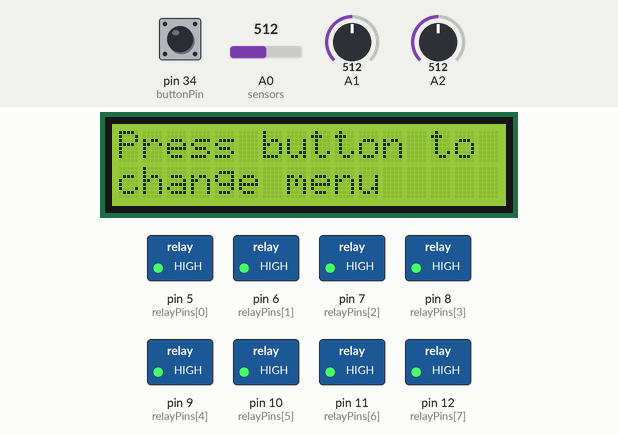
The sketch below on a simulated Arduino Mega 2560, built with avr-gcc and run on an emulated ATmega2560. On the bench: 16×2 character LCD, switched loads named in the sketch (green lamp = pin HIGH). Inputs (shaded band) come from the test bench; at power-on: A0 (sensors) = 512, pin 34 (buttonPin) HIGH, A1 = 512, A2 = 512. The modem accepts every AT command (registered, SIM ready, sends succeed) and sends nothing else; what the sketch prints to the serial monitor is not drawn.

Above: at 1.1 s.
At 31.3 s:
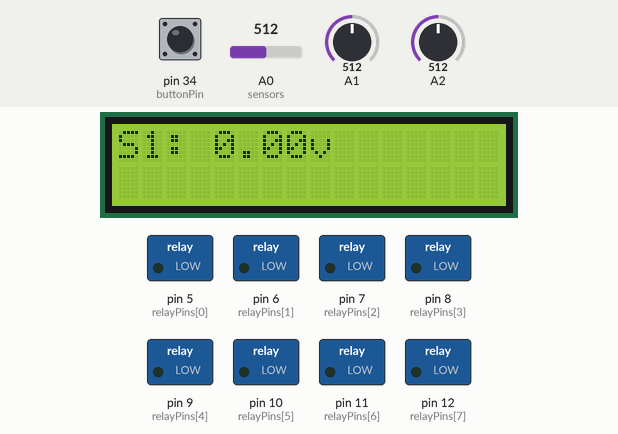
31.4 s: A0 (sensors) set to 685
At 48.1 s:
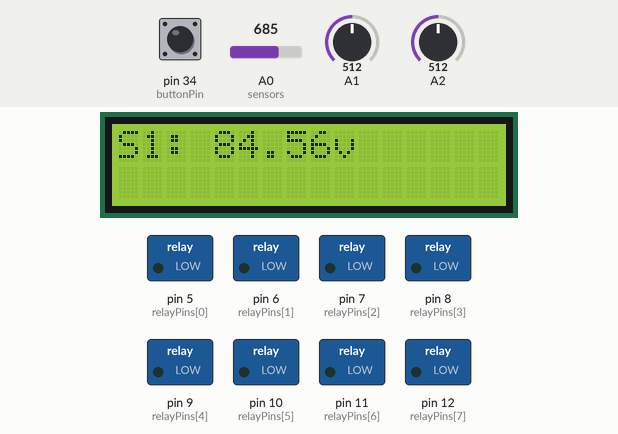
48.4 s: A0 (sensors) set to 704
At 65.4 s:
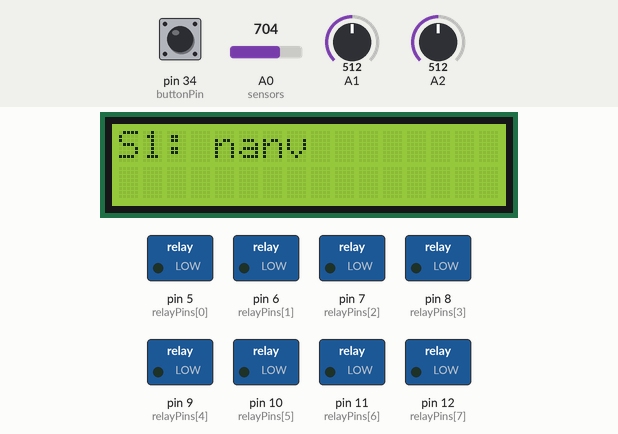
Timing chart, 0 to 66.9 s (numbered marks = the images above; inputs shaded):
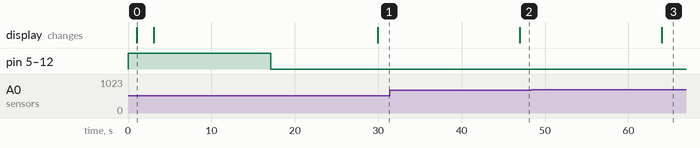

Measured:
- the behaviour switches between 693 and 694 on A0 (sensors) (found by bisection; images 2 and 3)
- after the input at 31.4 s, the display: changes after 15.6 s (image 2)
- after the input at 48.4 s, the display: changes after 15.6 s (image 3)
- what the display in image 0 shows lasts 2.0 s, from 1.1 s to 3.1 s

The sketch:

arduino-code-and-circuit.ino
```cpp
/*----------------------------------------------------------------*/
// NOTES
// will need to modify to eventually accept on
// and off signal from mobile app
//
/*------------------------------------------*/
// CIRCUIT
/*------LCD Display--------*/
// - LCD D4 to digital pin 26
// - LCD D5 to digital pin 28
// - LCD D6 to digital pin 30
// - LCD D7 to digital pin 32
// - LCD A to 5v input (with a 220ohm resistor)
// - LCD K to ground
// - LCD E to digital pin 24
// - LCD RW to ground
// - LCD RS to digital pin 22
// - LCD VO to output of potentiometer (this will control the brightness of the display) with VDD and VSS to input
// - LCD VDD to 5v input
// - LCD VSS to ground
// - button connected to pin 34 and ground (w/ INPUT_PULLUP on the pin)
//
/*--------------Relays-------------*/
// just connect the big strip to GND, VCC, and output pins 5-12
//
/*-------ESP8266 WiFi Module-------*/
//Arduino Mega + ESP8266-01 using HTTP GET/POST requests to a node.js server
//
// - ESP8266 3.3V to Arduino 3.3V (with 100uF capacitor)
// - ESP8266 EN to 3.3V via 10k resistor
// - ESP8266 RST to 3.3V via 10k resistor
// - ESP8266 TX to Arduino 15 (RX3)
// - ESP8266 RX to voltage divider: Arduino 14 (TX3) -> 1k -> ESP8266 RX, and 2.2k from ESP8266 RX to GND
// - ESP8266 GND to Arduino GND
// - GPIO0 and GPIO2: leave floating (internal pull-up)
//
// notes
//   - esp8266 can't directly connect and communicate to firebase,
//     so set up inbetween server w/ node.js (run locally now eventually run server via cloud)
//
/*------AC voltage sensor module ZMPT101B-------*/
// - sensor GND to GND
// - sensor VCC to 5V
// - sensor OUT to Analog in pins (A0-A2)

/*---------------------------------------------------------------*/

  #include <LiquidCrystal.h>
  #include <Wire.h>
  #define ESP8266 Serial3

// modify this portion before running code (for wifi connection)

  String SSID = ""; // wifi ssid
  String PASS = ""; // wifi password
  String HOST = "";  // your PC IP if the server to ran locally

  bool wifiConnected = false;

  LiquidCrystal lcd_1(22, 24, 26, 28, 30, 32); // the pins the LCD is connected to

  int seconds = 0; // button/menu setup for LCD display to switch through different sensor readings, 3 in total
  int buttonPin = 34;
  int buttonState;
  int lastbuttonState = HIGH;
  int menu_num = 0;
  int lastMenu_num = -1;

  unsigned long lastDebounceTime= 0;
  const long debounceDelay = 50;

  String message = "";
  char c_data;

  int relayPins[8] = {5,6,7,8,9,10,11,12};

void setup() {
  /*-------------------------------RELAY SETUP-----------------------------------*/

  Serial.begin(115200); // output pin setup for relay control, connect relay to these pins

  for (int i = 0; i < 8; i++) {
    pinMode(relayPins[i], OUTPUT);
    digitalWrite(relayPins[i], HIGH); // default ON for all
  }
  /*-------------------------------LCD SETUP-----------------------------------*/

  lcd_1.begin(16, 2); // sets up the amount of columns and rows on the display
  pinMode(buttonPin, INPUT_PULLUP);

  lcd_1.print("LCD ready");
  delay(1000); // display "LCD ready" for 1 sec
  lcd_1.clear();

  lcd_1.print("Press button to");
  lcd_1.setCursor(0, 1);
  lcd_1.print("change menu");
  delay(2000);
  lcd_1.clear();

  /*----------------------------ESP8266 WIFI SETUP-------------------------------*/

  ESP8266.begin(9600);

  delay(2000);

  sendAT("AT", 2000);
  sendAT("AT+RST", 3000);
  sendAT("AT+CWMODE=1", 2000);

}

void loop() {

  /*-------------------------------RELAY CODE-----------------------------------*/

  String response = getCommands(); // GETS CMD FROM NODE.JS SERVER
  applyCommands(response);
  delay(2500);

/* OLD TESTER RELAY CMD FOR WORKING RELAY WITH SERIAL MONITOR


  if (Serial.available() > 0) {

    c_data = Serial.read();

    if (c_data != '\n') {

      message = message + c_data;

    } else { // when an input to entered in from serial monitor, will have to eventally take input from the app

      if (message == "ON 1") {

        digitalWrite(5, LOW); // Sending 0 volts ot pin 5
        Serial.println("relay to pin 5 is on");
        message = "";

      } else if (message == "OFF 1") {

        digitalWrite(5, HIGH);
        Serial.println("relay to pin 5 off");
        message = "";

      } else if (message == "ON 2") { // signal to pin 6

        digitalWrite(6, LOW);
        Serial.println("relay to pin 6 is on");
        message = "";

      } else if (message == "OFF 2") {

        digitalWrite(6, HIGH);
        Serial.println("relay to pin 6 off");
        message = "";

      } else if (message == "ON 3") { // signal to pin 7

        digitalWrite(7, LOW);
        Serial.println("relay to pin 7 is on");
        message = "";

      } else if (message == "OFF 3") {

        digitalWrite(7, HIGH);
        Serial.println("relay to pin 7 off");
        message = "";

      } else if (message == "ON 4") { // signal to pin 8

        digitalWrite(8, LOW);
        Serial.println("relay to pin 8 is on");
        message = "";

      } else if (message == "OFF 4") {

        digitalWrite(8, HIGH);
        Serial.println("relay to pin 8 off");
        message = "";

      } else if (message == "ON 5") { // signal to pin 9

        digitalWrite(9, LOW);
        Serial.println("relay to pin 9 is on");
        message = "";

      } else if (message == "OFF 5") {

        digitalWrite(9, HIGH);
        Serial.println("relay to pin 9 off");
        message = "";

      } else if (message == "ON 6") { // signal to pin 10

        digitalWrite(10, LOW);
        Serial.println("relay to pin 10 is on");
        message = "";

      } else if (message == "OFF 6") {

        digitalWrite(10, HIGH);
        Serial.println("relay to pin 10 off");
        message = "";

      } else if (message == "ON 7") { // signal to pin 11

        digitalWrite(11, LOW);
        Serial.println("relay to pin 11 is on");
        message = "";

      } else if (message == "OFF 7") {

        digitalWrite(11, HIGH);
        Serial.println("relay to pin 11 off");
        message = "";

      } else if (message == "ON 8") { // signal to pin 12

        digitalWrite(12, LOW);
        Serial.println("relay to pin 12 is on");
        message = "";

      } else if (message == "OFF 8") {

        digitalWrite(12, HIGH);
        Serial.println("relay to pin 12 off");
        message = "";

      } else {

        Serial.println("Send ON or OFF and a number 1-8");
        message = "";

      }
    }
  }
*/
 /*---------------------------ESP8266 WIFI CONNECTION-----------------------------*/

  if (!wifiConnected) {
    wifiConnected = connectWiFi();

    if (wifiConnected){
      Serial.println("WiFi connected!");

    } else if (!wifiConnected) {
      Serial.println("WiFi failed");
      delay(5000);
      return;
    }
  }

 /*-------------------------------SENSOR CODE------------------------------------*/

  long sum1 = 0, sum2 = 0, sum3 = 0;
  int samples = 500;

  for (int i = 0; i < samples; i++) {
    int value1 = analogRead(A0) - 512; // account for offset form voltage sensors
    sum1 += value1 * value1;

    int value2 = analogRead(A1) - 512;
    sum2 += value2 * value2;

    int value3 = analogRead(A2) - 512;
    sum3 += value3 * value3;
  }

  float rms1 = sqrt(sum1 / samples);
  float rms2 = sqrt(sum2 / samples);
  float rms3 = sqrt(sum3 / samples);

  float voltage1 = rms1 * (5.0 / 1023.0) * 100.0;
  float voltage2 = rms2 * (5.0 / 1023.0) * 100.0;;
  float voltage3 = rms3 * (5.0 / 1023.0) * 100.0;;

  String data = "voltage1=" + String(voltage1);
  data += "&voltage2=" + String(voltage2);
  data += "&voltage3=" + String(voltage3);

  sendHTTP(data);

  delay(2000);

 /*---------------------------------LCD CODE-------------------------------------*/

  buttonState = digitalRead(buttonPin);

  if (buttonState != lastbuttonState){

    lastDebounceTime = millis();

  }

    if ((millis() - lastDebounceTime) > debounceDelay) {
    if (buttonState == LOW) { // Button pressed

      Serial.print("Button Pressed, yay");

      menu_num++;

      if (menu_num >= 4) {

        menu_num = 0;

      }

      lcd_1.clear();

      lcd_1.setCursor(0, 0);
      lcd_1.print("Menu ");
      lcd_1.print(menu_num + 1);
      delay(200);
      lcd_1.clear();
    }
  }

  lastbuttonState = buttonState;

  if (menu_num == 0){ // for voltage sensor 1 display

    lcd_1.setCursor(0, 0);
    lcd_1.print("S1: ");
    lcd_1.print(voltage1, 2); // 2 decimal points
    lcd_1.print("v  "); // voltage at the end

  } else if (menu_num == 1){ // for sensor 2 display

    lcd_1.setCursor(0, 0);
    lcd_1.print("S2: ");
    lcd_1.print(voltage2, 2);
    lcd_1.print("v  ");

  } else if (menu_num == 2){ // for sensor 3 display

    lcd_1.setCursor(0, 0);
    lcd_1.print("S3: ");
    lcd_1.print(voltage3, 2);
    lcd_1.print("v  ");

  } else if (menu_num == 3){ // total sensors combined

    lcd_1.setCursor(0, 0);
    lcd_1.print("Total: ");
    lcd_1.print(voltage1 + voltage2 + voltage3, 2);
    lcd_1.print("v  ");

  }

  delay(200); // rate screen refreshes at

}

 /*-----------------------ESP8266 WIFI CONNECTION HELPER FUNCTIONS---------------------------*/

void sendHTTP(String data) {
  sendAT("AT+CIPMUX=0", 2000);
  Serial.println("Sending data:");
  Serial.println(data);

  ESP8266.println("AT+CIPSTART=\"TCP\",\"" + HOST + "\",3000");
  delay(2000);

  String req = "POST /api/data HTTP/1.1\r\n";
  req += "Host: " + HOST + "\r\n";
  req += "Content-Type: application/x-www-form-urlencoded\r\n";
  req += "Content-Length: " + String(data.length()) + "\r\n";
  req += "Connection: close\r\n\r\n";
  req += data;

  ESP8266.println("AT+CIPSEND=" + String(req.length()));

  long start = millis();
  while (millis() - start < 5000) {
    if (ESP8266.find(">")) break;
  }

  ESP8266.print(req);

  delay(3000);

  while (ESP8266.available()) {
    Serial.write(ESP8266.read());
  }

  ESP8266.println("AT+CIPCLOSE");
}

bool connectWiFi() {

  Serial.println("Connecting to WiFi...");
  String cmd = "AT+CWJAP=\"" + SSID + "\",\"" + PASS + "\"";
  ESP8266.println(cmd); long start = millis();

  while (millis() - start < 15000) {

    if (ESP8266.available()) {
      String res = ESP8266.readString();
      Serial.println(res);

      if (res.indexOf("WIFI CONNECTED") != -1 || res.indexOf("OK") != -1) {
        return true;
        }
      }
    }
    return false;
  }

void sendAT(String cmd, int timeout) {

  ESP8266.println(cmd); long start = millis();

  while (millis() - start < timeout) {
    while (ESP8266.available()) {

      Serial.write(ESP8266.read());
    }
  }
}

/*--------------------RELAY STATE HELPER FUNC---------------------*/

String getCommands() {

  ESP8266.println("AT+CIPSTART=\"TCP\",\"" + HOST + "\",3000");
  delay(2000);

  String req = "GET /api/commands HTTP/1.1\r\n";
  req += "Host: " + HOST + "\r\n";
  req += "Connection: close\r\n\r\n";

  ESP8266.println("AT+CIPSEND=" + String(req.length()));

  if (ESP8266.find(">")) {
    ESP8266.print(req);
  }

  delay(3000);

  String response = "";

  while (ESP8266.available()) {
    response += char(ESP8266.read());
  }

  Serial.println(response);

  // RELAYS ON/OFF STUFF PINS 5-12
  /* if (response.indexOf("relay1\":\"ON") != -1) {
    digitalWrite(5, HIGH);
  } else if (response.indexOf("relay1\":\"OFF") != -1) {
    digitalWrite(5, LOW);
  } else if (response.indexOf("relay2\":\"ON") != -1) {
    digitalWrite(6, HIGH);
  } else if (response.indexOf("relay2\":\"OFF") != -1) {
    digitalWrite(6, LOW);
  } else if (response.indexOf("relay3\":\"ON") != -1) {
    digitalWrite(7, HIGH);
  } else if (response.indexOf("relay3\":\"OFF") != -1) {
    digitalWrite(7, LOW);
  } else if (response.indexOf("relay4\":\"ON") != -1) {
    digitalWrite(8, HIGH);
  } else if (response.indexOf("relay4\":\"OFF") != -1) {
    digitalWrite(8, LOW);
  } else if (response.indexOf("relay5\":\"ON") != -1) {
    digitalWrite(9, HIGH);
  } else if (response.indexOf("relay5\":\"OFF") != -1) {
    digitalWrite(9, LOW);
  } else if (response.indexOf("relay6\":\"ON") != -1) {
    digitalWrite(10, HIGH);
  } else if (response.indexOf("relay6\":\"OFF") != -1) {
    digitalWrite(10, LOW);
  } else if (response.indexOf("relay7\":\"ON") != -1) {
    digitalWrite(11, HIGH);
  } else if (response.indexOf("relay7\":\"OFF") != -1) {
    digitalWrite(11, LOW);
  } else if (response.indexOf("relay8\":\"ON") != -1) {
    digitalWrite(12, HIGH);
  } else if (response.indexOf("relay8\":\"OFF") != -1) {
    digitalWrite(12, LOW);
  } */

  ESP8266.println("AT+CIPCLOSE");
  return response;
}

void applyCommands(String response) {

  for (int i = 1; i <= 8; i++) {

    String key = "relay" + String(i) + "\":\"ON";

    if (response.indexOf(key) != -1) {
      digitalWrite(relayPins[i-1], HIGH);
    } else {
      digitalWrite(relayPins[i-1], LOW);
    }
  }
}
```
